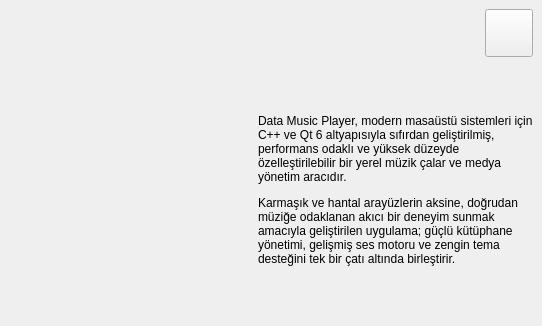
<?xml version="1.0" encoding="UTF-8"?>
<ui version="4.0">
 <class>about</class>
 <widget class="QMainWindow" name="about">
  <property name="geometry">
   <rect>
    <x>0</x>
    <y>0</y>
    <width>542</width>
    <height>326</height>
   </rect>
  </property>
  <property name="minimumSize">
   <size>
    <width>0</width>
    <height>0</height>
   </size>
  </property>
  <property name="maximumSize">
   <size>
    <width>16777215</width>
    <height>16777215</height>
   </size>
  </property>
  <property name="windowTitle">
   <string>Hakkında</string>
  </property>
  <widget class="QWidget" name="centralwidget">
   <layout class="QGridLayout" name="gridLayout">
    <item row="0" column="0" colspan="2">
     <layout class="QHBoxLayout" name="horizontalLayout">
      <item>
       <spacer name="horizontalSpacer">
        <property name="orientation">
         <enum>Qt::Orientation::Horizontal</enum>
        </property>
        <property name="sizeHint" stdset="0">
         <size>
          <width>40</width>
          <height>20</height>
         </size>
        </property>
       </spacer>
      </item>
      <item>
       <widget class="QPushButton" name="appClose">
        <property name="minimumSize">
         <size>
          <width>48</width>
          <height>48</height>
         </size>
        </property>
        <property name="maximumSize">
         <size>
          <width>48</width>
          <height>48</height>
         </size>
        </property>
        <property name="iconSize">
         <size>
          <width>32</width>
          <height>32</height>
         </size>
        </property>
       </widget>
      </item>
     </layout>
    </item>
    <item row="1" column="0" colspan="2">
     <layout class="QHBoxLayout" name="horizontalLayout_2">
      <item>
       <widget class="QLabel" name="appIcon">
        <property name="minimumSize">
         <size>
          <width>200</width>
          <height>200</height>
         </size>
        </property>
        <property name="maximumSize">
         <size>
          <width>200</width>
          <height>200</height>
         </size>
        </property>
        <property name="scaledContents">
         <bool>true</bool>
        </property>
       </widget>
      </item>
      <item>
       <widget class="QWidget" name="widget" native="true">
        <property name="minimumSize">
         <size>
          <width>0</width>
          <height>10</height>
         </size>
        </property>
        <property name="maximumSize">
         <size>
          <width>1312321</width>
          <height>2342324</height>
         </size>
        </property>
       </widget>
      </item>
      <item>
       <widget class="QLabel" name="label_2">
        <property name="minimumSize">
         <size>
          <width>0</width>
          <height>250</height>
         </size>
        </property>
        <property name="text">
         <string>&lt;html&gt;&lt;head/&gt;&lt;body&gt;&lt;p&gt;Data Music Player, modern masaüstü sistemleri için C++ ve Qt 6 altyapısıyla sıfırdan geliştirilmiş, performans odaklı ve yüksek düzeyde özelleştirilebilir bir yerel müzik çalar ve medya yönetim aracıdır.&lt;/p&gt;&lt;p&gt;Karmaşık ve hantal arayüzlerin aksine, doğrudan müziğe odaklanan akıcı bir deneyim sunmak amacıyla geliştirilen uygulama; güçlü kütüphane yönetimi, gelişmiş ses motoru ve zengin tema desteğini tek bir çatı altında birleştirir.&lt;/p&gt;&lt;/body&gt;&lt;/html&gt;</string>
        </property>
        <property name="scaledContents">
         <bool>false</bool>
        </property>
        <property name="wordWrap">
         <bool>true</bool>
        </property>
       </widget>
      </item>
     </layout>
    </item>
   </layout>
  </widget>
 </widget>
 <resources/>
 <connections/>
</ui>
